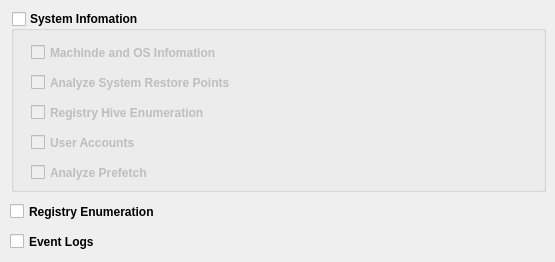
       <widget class="QWidget" name="tab_system">
        <property name="autoFillBackground">
         <bool>true</bool>
        </property>
        <attribute name="title">
         <string>System</string>
        </attribute>
        <widget class="QGroupBox" name="system_SystemInfomation_group">
         <property name="geometry">
          <rect>
           <x>11</x>
           <y>11</y>
           <width>535</width>
           <height>181</height>
          </rect>
         </property>
         <property name="font">
          <font>
           <pointsize>9</pointsize>
           <weight>75</weight>
           <bold>true</bold>
          </font>
         </property>
         <property name="title">
          <string>System Infomation</string>
         </property>
         <property name="flat">
          <bool>true</bool>
         </property>
         <property name="checkable">
          <bool>true</bool>
         </property>
         <property name="checked">
          <bool>false</bool>
         </property>
         <widget class="QCheckBox" name="checkBox_41">
          <property name="geometry">
           <rect>
            <x>20</x>
            <y>30</y>
            <width>242</width>
            <height>23</height>
           </rect>
          </property>
          <property name="text">
           <string>Machinde and OS Infomation</string>
          </property>
         </widget>
         <widget class="QCheckBox" name="checkBox_44">
          <property name="geometry">
           <rect>
            <x>20</x>
            <y>60</y>
            <width>260</width>
            <height>23</height>
           </rect>
          </property>
          <property name="text">
           <string>Analyze System Restore Points</string>
          </property>
         </widget>
         <widget class="QCheckBox" name="checkBox_43">
          <property name="geometry">
           <rect>
            <x>20</x>
            <y>90</y>
            <width>228</width>
            <height>23</height>
           </rect>
          </property>
          <property name="text">
           <string>Registry Hive Enumeration</string>
          </property>
         </widget>
         <widget class="QCheckBox" name="checkBox_37">
          <property name="geometry">
           <rect>
            <x>20</x>
            <y>120</y>
            <width>134</width>
            <height>23</height>
           </rect>
          </property>
          <property name="text">
           <string>User Accounts</string>
          </property>
         </widget>
         <widget class="QCheckBox" name="checkBox_36">
          <property name="geometry">
           <rect>
            <x>20</x>
            <y>150</y>
            <width>155</width>
            <height>23</height>
           </rect>
          </property>
          <property name="text">
           <string>Analyze Prefetch</string>
          </property>
         </widget>
        </widget>
        <widget class="QCheckBox" name="system_EventLogs_group">
         <property name="geometry">
          <rect>
           <x>10</x>
           <y>230</y>
           <width>109</width>
           <height>23</height>
          </rect>
         </property>
         <property name="font">
          <font>
           <pointsize>9</pointsize>
           <weight>75</weight>
           <bold>true</bold>
          </font>
         </property>
         <property name="text">
          <string>Event Logs</string>
         </property>
        </widget>
        <widget class="QCheckBox" name="system_RegistryEnumeration_group">
         <property name="geometry">
          <rect>
           <x>10</x>
           <y>200</y>
           <width>190</width>
           <height>23</height>
          </rect>
         </property>
         <property name="font">
          <font>
           <pointsize>9</pointsize>
           <weight>75</weight>
           <bold>true</bold>
          </font>
         </property>
         <property name="text">
          <string>Registry Enumeration</string>
         </property>
        </widget>
       </widget>
